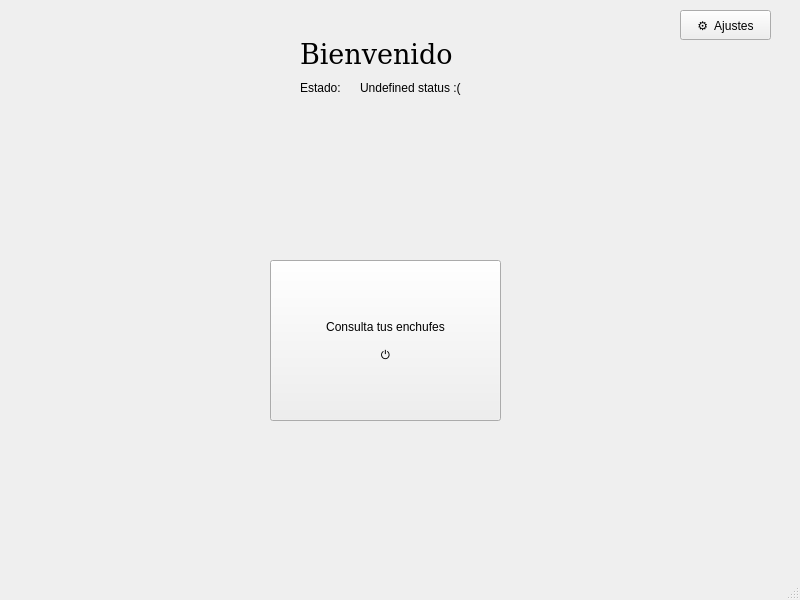
<?xml version="1.0" encoding="UTF-8"?>
<ui version="4.0">
 <class>MainWindow</class>
 <widget class="QMainWindow" name="MainWindow">
  <property name="geometry">
   <rect>
    <x>0</x>
    <y>0</y>
    <width>800</width>
    <height>600</height>
   </rect>
  </property>
  <property name="windowTitle">
   <string>Smart Plug Controller</string>
  </property>
  <widget class="QWidget" name="central_widget">
   <property name="enabled">
    <bool>true</bool>
   </property>
   <property name="locale">
    <locale language="English" country="UnitedKingdom"/>
   </property>
   <widget class="QPushButton" name="open_plug_list">
    <property name="geometry">
     <rect>
      <x>270</x>
      <y>260</y>
      <width>231</width>
      <height>161</height>
     </rect>
    </property>
    <property name="autoFillBackground">
     <bool>false</bool>
    </property>
    <property name="text">
     <string>Consulta tus enchufes

⏻</string>
    </property>
    <property name="checkable">
     <bool>false</bool>
    </property>
   </widget>
   <widget class="QLabel" name="welcome_label">
    <property name="geometry">
     <rect>
      <x>300</x>
      <y>39</y>
      <width>171</width>
      <height>31</height>
     </rect>
    </property>
    <property name="palette">
     <palette>
      <active>
       <colorrole role="WindowText">
        <brush brushstyle="SolidPattern">
         <color alpha="255">
          <red>0</red>
          <green>0</green>
          <blue>0</blue>
         </color>
        </brush>
       </colorrole>
       <colorrole role="Button">
        <brush brushstyle="SolidPattern">
         <color alpha="255">
          <red>170</red>
          <green>255</green>
          <blue>255</blue>
         </color>
        </brush>
       </colorrole>
       <colorrole role="Light">
        <brush brushstyle="SolidPattern">
         <color alpha="255">
          <red>255</red>
          <green>255</green>
          <blue>255</blue>
         </color>
        </brush>
       </colorrole>
       <colorrole role="Midlight">
        <brush brushstyle="SolidPattern">
         <color alpha="255">
          <red>212</red>
          <green>255</green>
          <blue>255</blue>
         </color>
        </brush>
       </colorrole>
       <colorrole role="Dark">
        <brush brushstyle="SolidPattern">
         <color alpha="255">
          <red>85</red>
          <green>127</green>
          <blue>127</blue>
         </color>
        </brush>
       </colorrole>
       <colorrole role="Mid">
        <brush brushstyle="SolidPattern">
         <color alpha="255">
          <red>113</red>
          <green>170</green>
          <blue>170</blue>
         </color>
        </brush>
       </colorrole>
       <colorrole role="Text">
        <brush brushstyle="SolidPattern">
         <color alpha="255">
          <red>0</red>
          <green>0</green>
          <blue>0</blue>
         </color>
        </brush>
       </colorrole>
       <colorrole role="BrightText">
        <brush brushstyle="SolidPattern">
         <color alpha="255">
          <red>255</red>
          <green>255</green>
          <blue>255</blue>
         </color>
        </brush>
       </colorrole>
       <colorrole role="ButtonText">
        <brush brushstyle="SolidPattern">
         <color alpha="255">
          <red>0</red>
          <green>0</green>
          <blue>0</blue>
         </color>
        </brush>
       </colorrole>
       <colorrole role="Base">
        <brush brushstyle="SolidPattern">
         <color alpha="255">
          <red>255</red>
          <green>255</green>
          <blue>255</blue>
         </color>
        </brush>
       </colorrole>
       <colorrole role="Window">
        <brush brushstyle="SolidPattern">
         <color alpha="255">
          <red>170</red>
          <green>255</green>
          <blue>255</blue>
         </color>
        </brush>
       </colorrole>
       <colorrole role="Shadow">
        <brush brushstyle="SolidPattern">
         <color alpha="255">
          <red>0</red>
          <green>0</green>
          <blue>0</blue>
         </color>
        </brush>
       </colorrole>
       <colorrole role="AlternateBase">
        <brush brushstyle="SolidPattern">
         <color alpha="255">
          <red>212</red>
          <green>255</green>
          <blue>255</blue>
         </color>
        </brush>
       </colorrole>
       <colorrole role="ToolTipBase">
        <brush brushstyle="SolidPattern">
         <color alpha="255">
          <red>255</red>
          <green>255</green>
          <blue>220</blue>
         </color>
        </brush>
       </colorrole>
       <colorrole role="ToolTipText">
        <brush brushstyle="SolidPattern">
         <color alpha="255">
          <red>0</red>
          <green>0</green>
          <blue>0</blue>
         </color>
        </brush>
       </colorrole>
       <colorrole role="PlaceholderText">
        <brush brushstyle="SolidPattern">
         <color alpha="128">
          <red>0</red>
          <green>0</green>
          <blue>0</blue>
         </color>
        </brush>
       </colorrole>
      </active>
      <inactive>
       <colorrole role="WindowText">
        <brush brushstyle="SolidPattern">
         <color alpha="255">
          <red>0</red>
          <green>0</green>
          <blue>0</blue>
         </color>
        </brush>
       </colorrole>
       <colorrole role="Button">
        <brush brushstyle="SolidPattern">
         <color alpha="255">
          <red>170</red>
          <green>255</green>
          <blue>255</blue>
         </color>
        </brush>
       </colorrole>
       <colorrole role="Light">
        <brush brushstyle="SolidPattern">
         <color alpha="255">
          <red>255</red>
          <green>255</green>
          <blue>255</blue>
         </color>
        </brush>
       </colorrole>
       <colorrole role="Midlight">
        <brush brushstyle="SolidPattern">
         <color alpha="255">
          <red>212</red>
          <green>255</green>
          <blue>255</blue>
         </color>
        </brush>
       </colorrole>
       <colorrole role="Dark">
        <brush brushstyle="SolidPattern">
         <color alpha="255">
          <red>85</red>
          <green>127</green>
          <blue>127</blue>
         </color>
        </brush>
       </colorrole>
       <colorrole role="Mid">
        <brush brushstyle="SolidPattern">
         <color alpha="255">
          <red>113</red>
          <green>170</green>
          <blue>170</blue>
         </color>
        </brush>
       </colorrole>
       <colorrole role="Text">
        <brush brushstyle="SolidPattern">
         <color alpha="255">
          <red>0</red>
          <green>0</green>
          <blue>0</blue>
         </color>
        </brush>
       </colorrole>
       <colorrole role="BrightText">
        <brush brushstyle="SolidPattern">
         <color alpha="255">
          <red>255</red>
          <green>255</green>
          <blue>255</blue>
         </color>
        </brush>
       </colorrole>
       <colorrole role="ButtonText">
        <brush brushstyle="SolidPattern">
         <color alpha="255">
          <red>0</red>
          <green>0</green>
          <blue>0</blue>
         </color>
        </brush>
       </colorrole>
       <colorrole role="Base">
        <brush brushstyle="SolidPattern">
         <color alpha="255">
          <red>255</red>
          <green>255</green>
          <blue>255</blue>
         </color>
        </brush>
       </colorrole>
       <colorrole role="Window">
        <brush brushstyle="SolidPattern">
         <color alpha="255">
          <red>170</red>
          <green>255</green>
          <blue>255</blue>
         </color>
        </brush>
       </colorrole>
       <colorrole role="Shadow">
        <brush brushstyle="SolidPattern">
         <color alpha="255">
          <red>0</red>
          <green>0</green>
          <blue>0</blue>
         </color>
        </brush>
       </colorrole>
       <colorrole role="AlternateBase">
        <brush brushstyle="SolidPattern">
         <color alpha="255">
          <red>212</red>
          <green>255</green>
          <blue>255</blue>
         </color>
        </brush>
       </colorrole>
       <colorrole role="ToolTipBase">
        <brush brushstyle="SolidPattern">
         <color alpha="255">
          <red>255</red>
          <green>255</green>
          <blue>220</blue>
         </color>
        </brush>
       </colorrole>
       <colorrole role="ToolTipText">
        <brush brushstyle="SolidPattern">
         <color alpha="255">
          <red>0</red>
          <green>0</green>
          <blue>0</blue>
         </color>
        </brush>
       </colorrole>
       <colorrole role="PlaceholderText">
        <brush brushstyle="SolidPattern">
         <color alpha="128">
          <red>0</red>
          <green>0</green>
          <blue>0</blue>
         </color>
        </brush>
       </colorrole>
      </inactive>
      <disabled>
       <colorrole role="WindowText">
        <brush brushstyle="SolidPattern">
         <color alpha="255">
          <red>85</red>
          <green>127</green>
          <blue>127</blue>
         </color>
        </brush>
       </colorrole>
       <colorrole role="Button">
        <brush brushstyle="SolidPattern">
         <color alpha="255">
          <red>170</red>
          <green>255</green>
          <blue>255</blue>
         </color>
        </brush>
       </colorrole>
       <colorrole role="Light">
        <brush brushstyle="SolidPattern">
         <color alpha="255">
          <red>255</red>
          <green>255</green>
          <blue>255</blue>
         </color>
        </brush>
       </colorrole>
       <colorrole role="Midlight">
        <brush brushstyle="SolidPattern">
         <color alpha="255">
          <red>212</red>
          <green>255</green>
          <blue>255</blue>
         </color>
        </brush>
       </colorrole>
       <colorrole role="Dark">
        <brush brushstyle="SolidPattern">
         <color alpha="255">
          <red>85</red>
          <green>127</green>
          <blue>127</blue>
         </color>
        </brush>
       </colorrole>
       <colorrole role="Mid">
        <brush brushstyle="SolidPattern">
         <color alpha="255">
          <red>113</red>
          <green>170</green>
          <blue>170</blue>
         </color>
        </brush>
       </colorrole>
       <colorrole role="Text">
        <brush brushstyle="SolidPattern">
         <color alpha="255">
          <red>85</red>
          <green>127</green>
          <blue>127</blue>
         </color>
        </brush>
       </colorrole>
       <colorrole role="BrightText">
        <brush brushstyle="SolidPattern">
         <color alpha="255">
          <red>255</red>
          <green>255</green>
          <blue>255</blue>
         </color>
        </brush>
       </colorrole>
       <colorrole role="ButtonText">
        <brush brushstyle="SolidPattern">
         <color alpha="255">
          <red>85</red>
          <green>127</green>
          <blue>127</blue>
         </color>
        </brush>
       </colorrole>
       <colorrole role="Base">
        <brush brushstyle="SolidPattern">
         <color alpha="255">
          <red>170</red>
          <green>255</green>
          <blue>255</blue>
         </color>
        </brush>
       </colorrole>
       <colorrole role="Window">
        <brush brushstyle="SolidPattern">
         <color alpha="255">
          <red>170</red>
          <green>255</green>
          <blue>255</blue>
         </color>
        </brush>
       </colorrole>
       <colorrole role="Shadow">
        <brush brushstyle="SolidPattern">
         <color alpha="255">
          <red>0</red>
          <green>0</green>
          <blue>0</blue>
         </color>
        </brush>
       </colorrole>
       <colorrole role="AlternateBase">
        <brush brushstyle="SolidPattern">
         <color alpha="255">
          <red>170</red>
          <green>255</green>
          <blue>255</blue>
         </color>
        </brush>
       </colorrole>
       <colorrole role="ToolTipBase">
        <brush brushstyle="SolidPattern">
         <color alpha="255">
          <red>255</red>
          <green>255</green>
          <blue>220</blue>
         </color>
        </brush>
       </colorrole>
       <colorrole role="ToolTipText">
        <brush brushstyle="SolidPattern">
         <color alpha="255">
          <red>0</red>
          <green>0</green>
          <blue>0</blue>
         </color>
        </brush>
       </colorrole>
       <colorrole role="PlaceholderText">
        <brush brushstyle="SolidPattern">
         <color alpha="128">
          <red>0</red>
          <green>0</green>
          <blue>0</blue>
         </color>
        </brush>
       </colorrole>
      </disabled>
     </palette>
    </property>
    <property name="font">
     <font>
      <family>DejaVu Serif</family>
      <pointsize>20</pointsize>
     </font>
    </property>
    <property name="text">
     <string>Bienvenido</string>
    </property>
   </widget>
   <widget class="QPushButton" name="settings_button">
    <property name="geometry">
     <rect>
      <x>680</x>
      <y>10</y>
      <width>91</width>
      <height>30</height>
     </rect>
    </property>
    <property name="text">
     <string>⚙  Ajustes</string>
    </property>
   </widget>
   <widget class="QLabel" name="connection_label">
    <property name="geometry">
     <rect>
      <x>300</x>
      <y>80</y>
      <width>57</width>
      <height>16</height>
     </rect>
    </property>
    <property name="text">
     <string>Estado:</string>
    </property>
   </widget>
   <widget class="QLabel" name="status_text">
    <property name="geometry">
     <rect>
      <x>360</x>
      <y>80</y>
      <width>371</width>
      <height>16</height>
     </rect>
    </property>
    <property name="text">
     <string>Undefined status :(</string>
    </property>
   </widget>
  </widget>
  <widget class="QMenuBar" name="menubar">
   <property name="geometry">
    <rect>
     <x>0</x>
     <y>0</y>
     <width>800</width>
     <height>25</height>
    </rect>
   </property>
  </widget>
  <widget class="QStatusBar" name="statusbar"/>
 </widget>
 <resources/>
 <connections/>
</ui>
